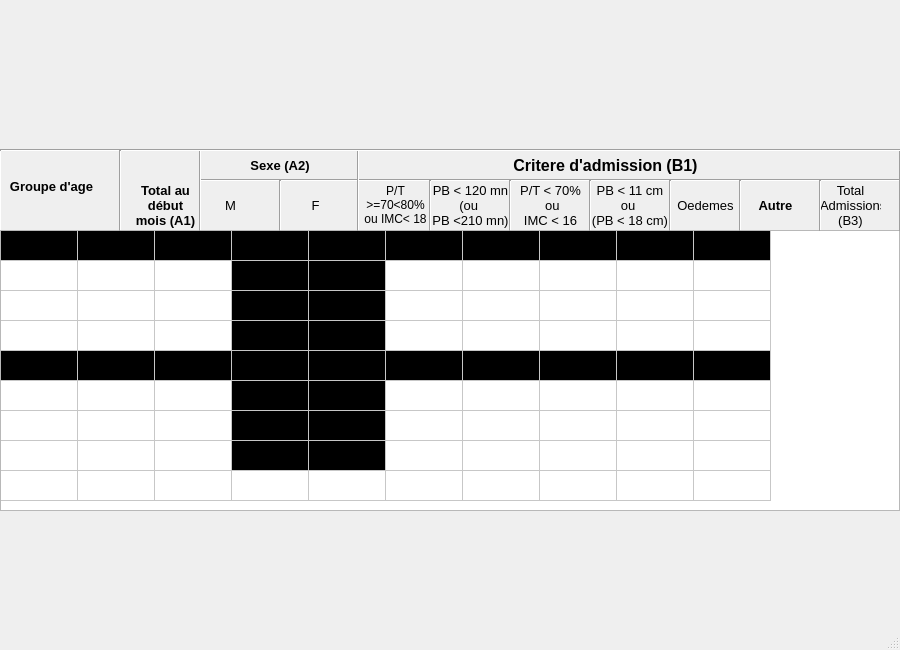
<?xml version="1.0" encoding="UTF-8"?>
<ui version="4.0">
 <class>MainWindow</class>
 <widget class="QMainWindow" name="MainWindow">
  <property name="geometry">
   <rect>
    <x>0</x>
    <y>0</y>
    <width>900</width>
    <height>650</height>
   </rect>
  </property>
  <property name="windowTitle">
   <string>MainWindow</string>
  </property>
  <widget class="QWidget" name="centralwidget">
   <widget class="QTableWidget" name="tableWidget">
    <property name="geometry">
     <rect>
      <x>0</x>
      <y>230</y>
      <width>900</width>
      <height>281</height>
     </rect>
    </property>
    <property name="maximumSize">
     <size>
      <width>900</width>
      <height>16777215</height>
     </size>
    </property>
    <property name="toolTip">
     <string>&lt;!DOCTYPE HTML PUBLIC &quot;-//W3C//DTD HTML 4.0//EN&quot; &quot;http://www.w3.org/TR/REC-html40/strict.dtd&quot;&gt;
&lt;html&gt;&lt;head&gt;&lt;meta name=&quot;qrichtext&quot; content=&quot;1&quot; /&gt;&lt;style type=&quot;text/css&quot;&gt;
p, li { white-space: pre-wrap; }
&lt;/style&gt;&lt;/head&gt;&lt;body style=&quot; font-family:'Ubuntu'; font-size:11pt; font-weight:400; font-style:normal;&quot;&gt;
&lt;p align=&quot;center&quot; style=&quot;-qt-paragraph-type:empty; margin-top:0px; margin-bottom:0px; margin-left:0px; margin-right:0px; -qt-block-indent:0; text-indent:0px;&quot;&gt;&lt;/p&gt;&lt;/body&gt;&lt;/html&gt;</string>
    </property>
    <property name="alternatingRowColors">
     <bool>false</bool>
    </property>
    <property name="showGrid">
     <bool>true</bool>
    </property>
    <property name="wordWrap">
     <bool>true</bool>
    </property>
    <property name="cornerButtonEnabled">
     <bool>true</bool>
    </property>
    <property name="rowCount">
     <number>9</number>
    </property>
    <property name="columnCount">
     <number>10</number>
    </property>
    <attribute name="horizontalHeaderVisible">
     <bool>false</bool>
    </attribute>
    <attribute name="horizontalHeaderDefaultSectionSize">
     <number>77</number>
    </attribute>
    <attribute name="horizontalHeaderHighlightSections">
     <bool>true</bool>
    </attribute>
    <attribute name="verticalHeaderVisible">
     <bool>false</bool>
    </attribute>
    <attribute name="verticalHeaderHighlightSections">
     <bool>true</bool>
    </attribute>
    <row>
     <property name="text">
      <string>URENI 1</string>
     </property>
     <property name="font">
      <font>
       <weight>75</weight>
       <bold>true</bold>
      </font>
     </property>
    </row>
    <row>
     <property name="text">
      <string>&lt; 6 mois</string>
     </property>
    </row>
    <row>
     <property name="text">
      <string>6 - 59 mois</string>
     </property>
    </row>
    <row>
     <property name="text">
      <string>&gt; 59 mois</string>
     </property>
    </row>
    <row>
     <property name="text">
      <string>URENAS 2</string>
     </property>
     <property name="font">
      <font>
       <weight>75</weight>
       <bold>true</bold>
      </font>
     </property>
    </row>
    <row>
     <property name="text">
      <string>6 - 59 mois</string>
     </property>
    </row>
    <row>
     <property name="text">
      <string>&gt; 59 mois</string>
     </property>
    </row>
    <row>
     <property name="text">
      <string>Suivi de URENI 1</string>
     </property>
    </row>
    <row>
     <property name="text">
      <string>TOTAL</string>
     </property>
     <property name="font">
      <font>
       <weight>75</weight>
       <bold>true</bold>
      </font>
     </property>
    </row>
    <column>
     <property name="text">
      <string/>
     </property>
    </column>
    <column>
     <property name="text">
      <string/>
     </property>
    </column>
    <column>
     <property name="text">
      <string/>
     </property>
    </column>
    <column>
     <property name="text">
      <string/>
     </property>
    </column>
    <column>
     <property name="text">
      <string/>
     </property>
    </column>
    <column>
     <property name="text">
      <string/>
     </property>
    </column>
    <column>
     <property name="text">
      <string/>
     </property>
    </column>
    <column>
     <property name="text">
      <string/>
     </property>
    </column>
    <column>
     <property name="text">
      <string/>
     </property>
    </column>
    <column>
     <property name="text">
      <string/>
     </property>
    </column>
    <item row="0" column="0">
     <property name="text">
      <string/>
     </property>
     <property name="background">
      <brush brushstyle="SolidPattern">
       <color alpha="255">
        <red>0</red>
        <green>0</green>
        <blue>0</blue>
       </color>
      </brush>
     </property>
     <property name="foreground">
      <brush brushstyle="SolidPattern">
       <color alpha="255">
        <red>0</red>
        <green>0</green>
        <blue>0</blue>
       </color>
      </brush>
     </property>
    </item>
    <item row="0" column="1">
     <property name="text">
      <string/>
     </property>
     <property name="background">
      <brush brushstyle="SolidPattern">
       <color alpha="255">
        <red>0</red>
        <green>0</green>
        <blue>0</blue>
       </color>
      </brush>
     </property>
    </item>
    <item row="0" column="2">
     <property name="text">
      <string/>
     </property>
     <property name="background">
      <brush brushstyle="SolidPattern">
       <color alpha="255">
        <red>0</red>
        <green>0</green>
        <blue>0</blue>
       </color>
      </brush>
     </property>
    </item>
    <item row="0" column="3">
     <property name="text">
      <string/>
     </property>
     <property name="background">
      <brush brushstyle="SolidPattern">
       <color alpha="255">
        <red>0</red>
        <green>0</green>
        <blue>0</blue>
       </color>
      </brush>
     </property>
    </item>
    <item row="0" column="4">
     <property name="text">
      <string/>
     </property>
     <property name="background">
      <brush brushstyle="SolidPattern">
       <color alpha="255">
        <red>0</red>
        <green>0</green>
        <blue>0</blue>
       </color>
      </brush>
     </property>
    </item>
    <item row="0" column="5">
     <property name="text">
      <string/>
     </property>
     <property name="background">
      <brush brushstyle="SolidPattern">
       <color alpha="255">
        <red>0</red>
        <green>0</green>
        <blue>0</blue>
       </color>
      </brush>
     </property>
    </item>
    <item row="0" column="6">
     <property name="text">
      <string/>
     </property>
     <property name="background">
      <brush brushstyle="SolidPattern">
       <color alpha="255">
        <red>0</red>
        <green>0</green>
        <blue>0</blue>
       </color>
      </brush>
     </property>
    </item>
    <item row="0" column="7">
     <property name="text">
      <string/>
     </property>
     <property name="background">
      <brush brushstyle="SolidPattern">
       <color alpha="255">
        <red>0</red>
        <green>0</green>
        <blue>0</blue>
       </color>
      </brush>
     </property>
    </item>
    <item row="0" column="8">
     <property name="text">
      <string/>
     </property>
     <property name="background">
      <brush brushstyle="SolidPattern">
       <color alpha="255">
        <red>0</red>
        <green>0</green>
        <blue>0</blue>
       </color>
      </brush>
     </property>
    </item>
    <item row="0" column="9">
     <property name="text">
      <string/>
     </property>
     <property name="background">
      <brush brushstyle="SolidPattern">
       <color alpha="255">
        <red>0</red>
        <green>0</green>
        <blue>0</blue>
       </color>
      </brush>
     </property>
    </item>
    <item row="1" column="2">
     <property name="text">
      <string/>
     </property>
     <property name="background">
      <brush brushstyle="NoBrush">
       <color alpha="255">
        <red>0</red>
        <green>0</green>
        <blue>0</blue>
       </color>
      </brush>
     </property>
    </item>
    <item row="1" column="3">
     <property name="text">
      <string/>
     </property>
     <property name="background">
      <brush brushstyle="SolidPattern">
       <color alpha="255">
        <red>0</red>
        <green>0</green>
        <blue>0</blue>
       </color>
      </brush>
     </property>
    </item>
    <item row="1" column="4">
     <property name="text">
      <string/>
     </property>
     <property name="background">
      <brush brushstyle="SolidPattern">
       <color alpha="255">
        <red>0</red>
        <green>0</green>
        <blue>0</blue>
       </color>
      </brush>
     </property>
    </item>
    <item row="2" column="2">
     <property name="text">
      <string/>
     </property>
     <property name="background">
      <brush brushstyle="NoBrush">
       <color alpha="255">
        <red>0</red>
        <green>0</green>
        <blue>0</blue>
       </color>
      </brush>
     </property>
    </item>
    <item row="2" column="3">
     <property name="text">
      <string/>
     </property>
     <property name="background">
      <brush brushstyle="SolidPattern">
       <color alpha="255">
        <red>0</red>
        <green>0</green>
        <blue>0</blue>
       </color>
      </brush>
     </property>
    </item>
    <item row="2" column="4">
     <property name="text">
      <string/>
     </property>
     <property name="background">
      <brush brushstyle="SolidPattern">
       <color alpha="255">
        <red>0</red>
        <green>0</green>
        <blue>0</blue>
       </color>
      </brush>
     </property>
    </item>
    <item row="3" column="2">
     <property name="text">
      <string/>
     </property>
     <property name="background">
      <brush brushstyle="NoBrush">
       <color alpha="255">
        <red>0</red>
        <green>0</green>
        <blue>0</blue>
       </color>
      </brush>
     </property>
    </item>
    <item row="3" column="3">
     <property name="text">
      <string/>
     </property>
     <property name="background">
      <brush brushstyle="SolidPattern">
       <color alpha="255">
        <red>0</red>
        <green>0</green>
        <blue>0</blue>
       </color>
      </brush>
     </property>
    </item>
    <item row="3" column="4">
     <property name="text">
      <string/>
     </property>
     <property name="background">
      <brush brushstyle="SolidPattern">
       <color alpha="255">
        <red>0</red>
        <green>0</green>
        <blue>0</blue>
       </color>
      </brush>
     </property>
    </item>
    <item row="4" column="0">
     <property name="text">
      <string/>
     </property>
     <property name="background">
      <brush brushstyle="SolidPattern">
       <color alpha="255">
        <red>0</red>
        <green>0</green>
        <blue>0</blue>
       </color>
      </brush>
     </property>
    </item>
    <item row="4" column="1">
     <property name="text">
      <string/>
     </property>
     <property name="background">
      <brush brushstyle="SolidPattern">
       <color alpha="255">
        <red>0</red>
        <green>0</green>
        <blue>0</blue>
       </color>
      </brush>
     </property>
    </item>
    <item row="4" column="2">
     <property name="text">
      <string/>
     </property>
     <property name="background">
      <brush brushstyle="SolidPattern">
       <color alpha="255">
        <red>0</red>
        <green>0</green>
        <blue>0</blue>
       </color>
      </brush>
     </property>
    </item>
    <item row="4" column="3">
     <property name="text">
      <string/>
     </property>
     <property name="background">
      <brush brushstyle="SolidPattern">
       <color alpha="255">
        <red>0</red>
        <green>0</green>
        <blue>0</blue>
       </color>
      </brush>
     </property>
    </item>
    <item row="4" column="4">
     <property name="text">
      <string/>
     </property>
     <property name="background">
      <brush brushstyle="SolidPattern">
       <color alpha="255">
        <red>0</red>
        <green>0</green>
        <blue>0</blue>
       </color>
      </brush>
     </property>
    </item>
    <item row="4" column="5">
     <property name="text">
      <string/>
     </property>
     <property name="background">
      <brush brushstyle="SolidPattern">
       <color alpha="255">
        <red>0</red>
        <green>0</green>
        <blue>0</blue>
       </color>
      </brush>
     </property>
    </item>
    <item row="4" column="6">
     <property name="text">
      <string/>
     </property>
     <property name="background">
      <brush brushstyle="SolidPattern">
       <color alpha="255">
        <red>0</red>
        <green>0</green>
        <blue>0</blue>
       </color>
      </brush>
     </property>
    </item>
    <item row="4" column="7">
     <property name="text">
      <string/>
     </property>
     <property name="background">
      <brush brushstyle="SolidPattern">
       <color alpha="255">
        <red>0</red>
        <green>0</green>
        <blue>0</blue>
       </color>
      </brush>
     </property>
    </item>
    <item row="4" column="8">
     <property name="text">
      <string/>
     </property>
     <property name="background">
      <brush brushstyle="SolidPattern">
       <color alpha="255">
        <red>0</red>
        <green>0</green>
        <blue>0</blue>
       </color>
      </brush>
     </property>
    </item>
    <item row="4" column="9">
     <property name="text">
      <string/>
     </property>
     <property name="background">
      <brush brushstyle="SolidPattern">
       <color alpha="255">
        <red>0</red>
        <green>0</green>
        <blue>0</blue>
       </color>
      </brush>
     </property>
    </item>
    <item row="5" column="3">
     <property name="background">
      <brush brushstyle="SolidPattern">
       <color alpha="255">
        <red>0</red>
        <green>0</green>
        <blue>0</blue>
       </color>
      </brush>
     </property>
    </item>
    <item row="5" column="4">
     <property name="text">
      <string/>
     </property>
     <property name="background">
      <brush brushstyle="SolidPattern">
       <color alpha="255">
        <red>0</red>
        <green>0</green>
        <blue>0</blue>
       </color>
      </brush>
     </property>
    </item>
    <item row="5" column="5">
     <property name="text">
      <string/>
     </property>
     <property name="background">
      <brush brushstyle="NoBrush">
       <color alpha="255">
        <red>0</red>
        <green>0</green>
        <blue>0</blue>
       </color>
      </brush>
     </property>
    </item>
    <item row="5" column="6">
     <property name="text">
      <string/>
     </property>
     <property name="background">
      <brush brushstyle="NoBrush">
       <color alpha="255">
        <red>0</red>
        <green>0</green>
        <blue>0</blue>
       </color>
      </brush>
     </property>
    </item>
    <item row="5" column="7">
     <property name="text">
      <string/>
     </property>
     <property name="background">
      <brush brushstyle="NoBrush">
       <color alpha="255">
        <red>0</red>
        <green>0</green>
        <blue>0</blue>
       </color>
      </brush>
     </property>
    </item>
    <item row="6" column="3">
     <property name="background">
      <brush brushstyle="SolidPattern">
       <color alpha="255">
        <red>0</red>
        <green>0</green>
        <blue>0</blue>
       </color>
      </brush>
     </property>
    </item>
    <item row="6" column="4">
     <property name="text">
      <string/>
     </property>
     <property name="background">
      <brush brushstyle="SolidPattern">
       <color alpha="255">
        <red>0</red>
        <green>0</green>
        <blue>0</blue>
       </color>
      </brush>
     </property>
    </item>
    <item row="6" column="5">
     <property name="text">
      <string/>
     </property>
     <property name="background">
      <brush brushstyle="NoBrush">
       <color alpha="255">
        <red>0</red>
        <green>0</green>
        <blue>0</blue>
       </color>
      </brush>
     </property>
    </item>
    <item row="6" column="6">
     <property name="text">
      <string/>
     </property>
     <property name="background">
      <brush brushstyle="NoBrush">
       <color alpha="255">
        <red>0</red>
        <green>0</green>
        <blue>0</blue>
       </color>
      </brush>
     </property>
    </item>
    <item row="6" column="7">
     <property name="text">
      <string/>
     </property>
     <property name="background">
      <brush brushstyle="NoBrush">
       <color alpha="255">
        <red>0</red>
        <green>0</green>
        <blue>0</blue>
       </color>
      </brush>
     </property>
    </item>
    <item row="7" column="3">
     <property name="background">
      <brush brushstyle="SolidPattern">
       <color alpha="255">
        <red>0</red>
        <green>0</green>
        <blue>0</blue>
       </color>
      </brush>
     </property>
    </item>
    <item row="7" column="4">
     <property name="text">
      <string/>
     </property>
     <property name="background">
      <brush brushstyle="SolidPattern">
       <color alpha="255">
        <red>0</red>
        <green>0</green>
        <blue>0</blue>
       </color>
      </brush>
     </property>
    </item>
    <item row="7" column="5">
     <property name="text">
      <string/>
     </property>
     <property name="background">
      <brush brushstyle="NoBrush">
       <color alpha="255">
        <red>0</red>
        <green>0</green>
        <blue>0</blue>
       </color>
      </brush>
     </property>
    </item>
    <item row="7" column="6">
     <property name="text">
      <string/>
     </property>
     <property name="background">
      <brush brushstyle="NoBrush">
       <color alpha="255">
        <red>0</red>
        <green>0</green>
        <blue>0</blue>
       </color>
      </brush>
     </property>
    </item>
    <item row="7" column="7">
     <property name="text">
      <string/>
     </property>
     <property name="background">
      <brush brushstyle="NoBrush">
       <color alpha="255">
        <red>0</red>
        <green>0</green>
        <blue>0</blue>
       </color>
      </brush>
     </property>
    </item>
   </widget>
   <widget class="QLabel" name="label_2">
    <property name="geometry">
     <rect>
      <x>370</x>
      <y>150</y>
      <width>471</width>
      <height>31</height>
     </rect>
    </property>
    <property name="text">
     <string>&lt;!DOCTYPE HTML PUBLIC &quot;-//W3C//DTD HTML 4.0//EN&quot; &quot;http://www.w3.org/TR/REC-html40/strict.dtd&quot;&gt;
&lt;html&gt;&lt;head&gt;&lt;meta name=&quot;qrichtext&quot; content=&quot;1&quot; /&gt;&lt;style type=&quot;text/css&quot;&gt;
p, li { white-space: pre-wrap; }
&lt;/style&gt;&lt;/head&gt;&lt;body style=&quot; font-family:'Ubuntu'; font-size:11pt; font-weight:400; font-style:normal;&quot;&gt;
&lt;p align=&quot;center&quot; style=&quot; margin-top:0px; margin-bottom:0px; margin-left:0px; margin-right:0px; -qt-block-indent:0; text-indent:0px;&quot;&gt;&lt;span style=&quot; font-size:12pt; font-weight:600;&quot;&gt;Critere d'admission (B1)&lt;/span&gt;&lt;/p&gt;&lt;/body&gt;&lt;/html&gt;</string>
    </property>
   </widget>
   <widget class="QLabel" name="label_3">
    <property name="geometry">
     <rect>
      <x>130</x>
      <y>180</y>
      <width>71</width>
      <height>51</height>
     </rect>
    </property>
    <property name="text">
     <string>&lt;!DOCTYPE HTML PUBLIC &quot;-//W3C//DTD HTML 4.0//EN&quot; &quot;http://www.w3.org/TR/REC-html40/strict.dtd&quot;&gt;
&lt;html&gt;&lt;head&gt;&lt;meta name=&quot;qrichtext&quot; content=&quot;1&quot; /&gt;&lt;style type=&quot;text/css&quot;&gt;
p, li { white-space: pre-wrap; }
&lt;/style&gt;&lt;/head&gt;&lt;body style=&quot; font-family:'Ubuntu'; font-size:11pt; font-weight:400; font-style:normal;&quot;&gt;
&lt;p align=&quot;center&quot; style=&quot; margin-top:0px; margin-bottom:0px; margin-left:0px; margin-right:0px; -qt-block-indent:0; text-indent:0px;&quot;&gt;&lt;span style=&quot; font-size:10pt; font-weight:600;&quot;&gt;Total au&lt;/span&gt;&lt;/p&gt;
&lt;p align=&quot;center&quot; style=&quot; margin-top:0px; margin-bottom:0px; margin-left:0px; margin-right:0px; -qt-block-indent:0; text-indent:0px;&quot;&gt;&lt;span style=&quot; font-size:10pt; font-weight:600;&quot;&gt;début&lt;/span&gt;&lt;/p&gt;
&lt;p align=&quot;center&quot; style=&quot; margin-top:0px; margin-bottom:0px; margin-left:0px; margin-right:0px; -qt-block-indent:0; text-indent:0px;&quot;&gt;&lt;span style=&quot; font-size:10pt; font-weight:600;&quot;&gt;mois (A1)&lt;/span&gt;&lt;/p&gt;&lt;/body&gt;&lt;/html&gt;</string>
    </property>
   </widget>
   <widget class="QLabel" name="label_4">
    <property name="geometry">
     <rect>
      <x>670</x>
      <y>190</y>
      <width>71</width>
      <height>31</height>
     </rect>
    </property>
    <property name="text">
     <string>&lt;!DOCTYPE HTML PUBLIC &quot;-//W3C//DTD HTML 4.0//EN&quot; &quot;http://www.w3.org/TR/REC-html40/strict.dtd&quot;&gt;
&lt;html&gt;&lt;head&gt;&lt;meta name=&quot;qrichtext&quot; content=&quot;1&quot; /&gt;&lt;style type=&quot;text/css&quot;&gt;
p, li { white-space: pre-wrap; }
&lt;/style&gt;&lt;/head&gt;&lt;body style=&quot; font-family:'Ubuntu'; font-size:11pt; font-weight:400; font-style:normal;&quot;&gt;
&lt;p align=&quot;center&quot; style=&quot; margin-top:0px; margin-bottom:0px; margin-left:0px; margin-right:0px; -qt-block-indent:0; text-indent:0px;&quot;&gt;&lt;span style=&quot; font-size:10pt;&quot;&gt;Oedemes&lt;/span&gt;&lt;/p&gt;&lt;/body&gt;&lt;/html&gt;</string>
    </property>
   </widget>
   <widget class="QLabel" name="label_5">
    <property name="geometry">
     <rect>
      <x>360</x>
      <y>180</y>
      <width>71</width>
      <height>51</height>
     </rect>
    </property>
    <property name="text">
     <string>&lt;!DOCTYPE HTML PUBLIC &quot;-//W3C//DTD HTML 4.0//EN&quot; &quot;http://www.w3.org/TR/REC-html40/strict.dtd&quot;&gt;
&lt;html&gt;&lt;head&gt;&lt;meta name=&quot;qrichtext&quot; content=&quot;1&quot; /&gt;&lt;style type=&quot;text/css&quot;&gt;
p, li { white-space: pre-wrap; }
&lt;/style&gt;&lt;/head&gt;&lt;body style=&quot; font-family:'Ubuntu'; font-size:11pt; font-weight:400; font-style:normal;&quot;&gt;
&lt;p align=&quot;center&quot; style=&quot; margin-top:0px; margin-bottom:0px; margin-left:0px; margin-right:0px; -qt-block-indent:0; text-indent:0px;&quot;&gt;&lt;span style=&quot; font-size:9pt;&quot;&gt;P/T&lt;/span&gt;&lt;/p&gt;
&lt;p align=&quot;center&quot; style=&quot; margin-top:0px; margin-bottom:0px; margin-left:0px; margin-right:0px; -qt-block-indent:0; text-indent:0px;&quot;&gt;&lt;span style=&quot; font-size:9pt;&quot;&gt;&amp;gt;=70&amp;lt;80%&lt;/span&gt;&lt;/p&gt;
&lt;p align=&quot;center&quot; style=&quot; margin-top:0px; margin-bottom:0px; margin-left:0px; margin-right:0px; -qt-block-indent:0; text-indent:0px;&quot;&gt;&lt;span style=&quot; font-size:9pt;&quot;&gt;ou IMC&amp;lt; 18&lt;/span&gt;&lt;/p&gt;&lt;/body&gt;&lt;/html&gt;</string>
    </property>
   </widget>
   <widget class="QLabel" name="label_6">
    <property name="geometry">
     <rect>
      <x>430</x>
      <y>180</y>
      <width>81</width>
      <height>51</height>
     </rect>
    </property>
    <property name="text">
     <string>&lt;!DOCTYPE HTML PUBLIC &quot;-//W3C//DTD HTML 4.0//EN&quot; &quot;http://www.w3.org/TR/REC-html40/strict.dtd&quot;&gt;
&lt;html&gt;&lt;head&gt;&lt;meta name=&quot;qrichtext&quot; content=&quot;1&quot; /&gt;&lt;style type=&quot;text/css&quot;&gt;
p, li { white-space: pre-wrap; }
&lt;/style&gt;&lt;/head&gt;&lt;body style=&quot; font-family:'Ubuntu'; font-size:11pt; font-weight:400; font-style:normal;&quot;&gt;
&lt;p align=&quot;center&quot; style=&quot; margin-top:0px; margin-bottom:0px; margin-left:0px; margin-right:0px; -qt-block-indent:0; text-indent:0px;&quot;&gt;&lt;span style=&quot; font-size:10pt;&quot;&gt;PB &amp;lt; 120 mn&lt;/span&gt;&lt;/p&gt;
&lt;p align=&quot;center&quot; style=&quot; margin-top:0px; margin-bottom:0px; margin-left:0px; margin-right:0px; -qt-block-indent:0; text-indent:0px;&quot;&gt;&lt;span style=&quot; font-size:10pt;&quot;&gt;(ou &lt;/span&gt;&lt;/p&gt;
&lt;p align=&quot;center&quot; style=&quot; margin-top:0px; margin-bottom:0px; margin-left:0px; margin-right:0px; -qt-block-indent:0; text-indent:0px;&quot;&gt;&lt;span style=&quot; font-size:10pt;&quot;&gt;PB &amp;lt;210 mn)&lt;/span&gt;&lt;/p&gt;&lt;/body&gt;&lt;/html&gt;</string>
    </property>
   </widget>
   <widget class="QLabel" name="label_7">
    <property name="geometry">
     <rect>
      <x>510</x>
      <y>180</y>
      <width>81</width>
      <height>51</height>
     </rect>
    </property>
    <property name="text">
     <string>&lt;!DOCTYPE HTML PUBLIC &quot;-//W3C//DTD HTML 4.0//EN&quot; &quot;http://www.w3.org/TR/REC-html40/strict.dtd&quot;&gt;
&lt;html&gt;&lt;head&gt;&lt;meta name=&quot;qrichtext&quot; content=&quot;1&quot; /&gt;&lt;style type=&quot;text/css&quot;&gt;
p, li { white-space: pre-wrap; }
&lt;/style&gt;&lt;/head&gt;&lt;body style=&quot; font-family:'Ubuntu'; font-size:11pt; font-weight:400; font-style:normal;&quot;&gt;
&lt;p align=&quot;center&quot; style=&quot; margin-top:0px; margin-bottom:0px; margin-left:0px; margin-right:0px; -qt-block-indent:0; text-indent:0px;&quot;&gt;&lt;span style=&quot; font-size:10pt;&quot;&gt;P/T &amp;lt; 70%&lt;/span&gt;&lt;/p&gt;
&lt;p align=&quot;center&quot; style=&quot; margin-top:0px; margin-bottom:0px; margin-left:0px; margin-right:0px; -qt-block-indent:0; text-indent:0px;&quot;&gt;&lt;span style=&quot; font-size:10pt;&quot;&gt; ou&lt;/span&gt;&lt;/p&gt;
&lt;p align=&quot;center&quot; style=&quot; margin-top:0px; margin-bottom:0px; margin-left:0px; margin-right:0px; -qt-block-indent:0; text-indent:0px;&quot;&gt;&lt;span style=&quot; font-size:10pt;&quot;&gt;IMC &amp;lt; 16&lt;/span&gt;&lt;/p&gt;&lt;/body&gt;&lt;/html&gt;</string>
    </property>
   </widget>
   <widget class="QLabel" name="label_8">
    <property name="geometry">
     <rect>
      <x>590</x>
      <y>180</y>
      <width>80</width>
      <height>51</height>
     </rect>
    </property>
    <property name="text">
     <string>&lt;!DOCTYPE HTML PUBLIC &quot;-//W3C//DTD HTML 4.0//EN&quot; &quot;http://www.w3.org/TR/REC-html40/strict.dtd&quot;&gt;
&lt;html&gt;&lt;head&gt;&lt;meta name=&quot;qrichtext&quot; content=&quot;1&quot; /&gt;&lt;style type=&quot;text/css&quot;&gt;
p, li { white-space: pre-wrap; }
&lt;/style&gt;&lt;/head&gt;&lt;body style=&quot; font-family:'Ubuntu'; font-size:11pt; font-weight:400; font-style:normal;&quot;&gt;
&lt;p align=&quot;center&quot; style=&quot; margin-top:0px; margin-bottom:0px; margin-left:0px; margin-right:0px; -qt-block-indent:0; text-indent:0px;&quot;&gt;&lt;span style=&quot; font-size:10pt;&quot;&gt;PB &amp;lt; 11 cm&lt;/span&gt;&lt;/p&gt;
&lt;p align=&quot;center&quot; style=&quot; margin-top:0px; margin-bottom:0px; margin-left:0px; margin-right:0px; -qt-block-indent:0; text-indent:0px;&quot;&gt;&lt;span style=&quot; font-size:10pt;&quot;&gt;ou &lt;/span&gt;&lt;/p&gt;
&lt;p align=&quot;center&quot; style=&quot; margin-top:0px; margin-bottom:0px; margin-left:0px; margin-right:0px; -qt-block-indent:0; text-indent:0px;&quot;&gt;&lt;span style=&quot; font-size:10pt;&quot;&gt;(PB &amp;lt; 18 cm)&lt;/span&gt;&lt;/p&gt;&lt;/body&gt;&lt;/html&gt;</string>
    </property>
   </widget>
   <widget class="QLabel" name="label_9">
    <property name="geometry">
     <rect>
      <x>200</x>
      <y>150</y>
      <width>160</width>
      <height>31</height>
     </rect>
    </property>
    <property name="text">
     <string>&lt;!DOCTYPE HTML PUBLIC &quot;-//W3C//DTD HTML 4.0//EN&quot; &quot;http://www.w3.org/TR/REC-html40/strict.dtd&quot;&gt;
&lt;html&gt;&lt;head&gt;&lt;meta name=&quot;qrichtext&quot; content=&quot;1&quot; /&gt;&lt;style type=&quot;text/css&quot;&gt;
p, li { white-space: pre-wrap; }
&lt;/style&gt;&lt;/head&gt;&lt;body style=&quot; font-family:'Ubuntu'; font-size:11pt; font-weight:400; font-style:normal;&quot;&gt;
&lt;p align=&quot;center&quot; style=&quot; margin-top:0px; margin-bottom:0px; margin-left:0px; margin-right:0px; -qt-block-indent:0; text-indent:0px;&quot;&gt;&lt;span style=&quot; font-size:10pt; font-weight:600;&quot;&gt;Sexe (A2)&lt;/span&gt;&lt;/p&gt;&lt;/body&gt;&lt;/html&gt;</string>
    </property>
   </widget>
   <widget class="QLabel" name="label_10">
    <property name="geometry">
     <rect>
      <x>200</x>
      <y>190</y>
      <width>61</width>
      <height>31</height>
     </rect>
    </property>
    <property name="text">
     <string>&lt;!DOCTYPE HTML PUBLIC &quot;-//W3C//DTD HTML 4.0//EN&quot; &quot;http://www.w3.org/TR/REC-html40/strict.dtd&quot;&gt;
&lt;html&gt;&lt;head&gt;&lt;meta name=&quot;qrichtext&quot; content=&quot;1&quot; /&gt;&lt;style type=&quot;text/css&quot;&gt;
p, li { white-space: pre-wrap; }
&lt;/style&gt;&lt;/head&gt;&lt;body style=&quot; font-family:'Ubuntu'; font-size:11pt; font-weight:400; font-style:normal;&quot;&gt;
&lt;p align=&quot;center&quot; style=&quot; margin-top:0px; margin-bottom:0px; margin-left:0px; margin-right:0px; -qt-block-indent:0; text-indent:0px;&quot;&gt;&lt;span style=&quot; font-size:10pt;&quot;&gt;M&lt;/span&gt;&lt;/p&gt;&lt;/body&gt;&lt;/html&gt;</string>
    </property>
   </widget>
   <widget class="QLabel" name="label_11">
    <property name="geometry">
     <rect>
      <x>290</x>
      <y>190</y>
      <width>51</width>
      <height>31</height>
     </rect>
    </property>
    <property name="text">
     <string>&lt;!DOCTYPE HTML PUBLIC &quot;-//W3C//DTD HTML 4.0//EN&quot; &quot;http://www.w3.org/TR/REC-html40/strict.dtd&quot;&gt;
&lt;html&gt;&lt;head&gt;&lt;meta name=&quot;qrichtext&quot; content=&quot;1&quot; /&gt;&lt;style type=&quot;text/css&quot;&gt;
p, li { white-space: pre-wrap; }
&lt;/style&gt;&lt;/head&gt;&lt;body style=&quot; font-family:'Ubuntu'; font-size:11pt; font-weight:400; font-style:normal;&quot;&gt;
&lt;p align=&quot;center&quot; style=&quot; margin-top:0px; margin-bottom:0px; margin-left:0px; margin-right:0px; -qt-block-indent:0; text-indent:0px;&quot;&gt;&lt;span style=&quot; font-size:10pt;&quot;&gt;F&lt;/span&gt;&lt;/p&gt;&lt;/body&gt;&lt;/html&gt;</string>
    </property>
   </widget>
   <widget class="QLabel" name="label">
    <property name="geometry">
     <rect>
      <x>-4</x>
      <y>166</y>
      <width>111</width>
      <height>41</height>
     </rect>
    </property>
    <property name="text">
     <string>&lt;!DOCTYPE HTML PUBLIC &quot;-//W3C//DTD HTML 4.0//EN&quot; &quot;http://www.w3.org/TR/REC-html40/strict.dtd&quot;&gt;
&lt;html&gt;&lt;head&gt;&lt;meta name=&quot;qrichtext&quot; content=&quot;1&quot; /&gt;&lt;style type=&quot;text/css&quot;&gt;
p, li { white-space: pre-wrap; }
&lt;/style&gt;&lt;/head&gt;&lt;body style=&quot; font-family:'Ubuntu'; font-size:11pt; font-weight:400; font-style:normal;&quot;&gt;
&lt;p align=&quot;center&quot; style=&quot; margin-top:0px; margin-bottom:0px; margin-left:0px; margin-right:0px; -qt-block-indent:0; text-indent:0px;&quot;&gt;&lt;span style=&quot; font-size:10pt; font-weight:600;&quot;&gt;Groupe d'age&lt;/span&gt;&lt;/p&gt;&lt;/body&gt;&lt;/html&gt;</string>
    </property>
   </widget>
   <widget class="QLabel" name="label_12">
    <property name="geometry">
     <rect>
      <x>740</x>
      <y>190</y>
      <width>71</width>
      <height>31</height>
     </rect>
    </property>
    <property name="text">
     <string>&lt;!DOCTYPE HTML PUBLIC &quot;-//W3C//DTD HTML 4.0//EN&quot; &quot;http://www.w3.org/TR/REC-html40/strict.dtd&quot;&gt;
&lt;html&gt;&lt;head&gt;&lt;meta name=&quot;qrichtext&quot; content=&quot;1&quot; /&gt;&lt;style type=&quot;text/css&quot;&gt;
p, li { white-space: pre-wrap; }
&lt;/style&gt;&lt;/head&gt;&lt;body style=&quot; font-family:'Ubuntu'; font-size:11pt; font-weight:400; font-style:normal;&quot;&gt;
&lt;p align=&quot;center&quot; style=&quot; margin-top:0px; margin-bottom:0px; margin-left:0px; margin-right:0px; -qt-block-indent:0; text-indent:0px;&quot;&gt;&lt;span style=&quot; font-size:10pt; font-weight:600;&quot;&gt;Autre&lt;/span&gt;&lt;/p&gt;&lt;/body&gt;&lt;/html&gt;</string>
    </property>
   </widget>
   <widget class="QLabel" name="label_13">
    <property name="geometry">
     <rect>
      <x>820</x>
      <y>180</y>
      <width>61</width>
      <height>51</height>
     </rect>
    </property>
    <property name="text">
     <string>&lt;!DOCTYPE HTML PUBLIC &quot;-//W3C//DTD HTML 4.0//EN&quot; &quot;http://www.w3.org/TR/REC-html40/strict.dtd&quot;&gt;
&lt;html&gt;&lt;head&gt;&lt;meta name=&quot;qrichtext&quot; content=&quot;1&quot; /&gt;&lt;style type=&quot;text/css&quot;&gt;
p, li { white-space: pre-wrap; }
&lt;/style&gt;&lt;/head&gt;&lt;body style=&quot; font-family:'Ubuntu'; font-size:11pt; font-weight:400; font-style:normal;&quot;&gt;
&lt;p align=&quot;center&quot; style=&quot; margin-top:0px; margin-bottom:0px; margin-left:0px; margin-right:0px; -qt-block-indent:0; text-indent:0px;&quot;&gt;&lt;span style=&quot; font-size:10pt;&quot;&gt;Total&lt;/span&gt;&lt;/p&gt;
&lt;p align=&quot;center&quot; style=&quot; margin-top:0px; margin-bottom:0px; margin-left:0px; margin-right:0px; -qt-block-indent:0; text-indent:0px;&quot;&gt;&lt;span style=&quot; font-size:10pt;&quot;&gt;Admissions&lt;/span&gt;&lt;/p&gt;
&lt;p align=&quot;center&quot; style=&quot; margin-top:0px; margin-bottom:0px; margin-left:0px; margin-right:0px; -qt-block-indent:0; text-indent:0px;&quot;&gt;&lt;span style=&quot; font-size:10pt;&quot;&gt;(B3)&lt;/span&gt;&lt;/p&gt;&lt;/body&gt;&lt;/html&gt;</string>
    </property>
   </widget>
   <widget class="Line" name="line">
    <property name="geometry">
     <rect>
      <x>200</x>
      <y>170</y>
      <width>701</width>
      <height>21</height>
     </rect>
    </property>
    <property name="orientation">
     <enum>Qt::Horizontal</enum>
    </property>
   </widget>
   <widget class="Line" name="line_2">
    <property name="geometry">
     <rect>
      <x>190</x>
      <y>150</y>
      <width>20</width>
      <height>81</height>
     </rect>
    </property>
    <property name="orientation">
     <enum>Qt::Vertical</enum>
    </property>
   </widget>
   <widget class="Line" name="line_3">
    <property name="geometry">
     <rect>
      <x>660</x>
      <y>180</y>
      <width>20</width>
      <height>51</height>
     </rect>
    </property>
    <property name="orientation">
     <enum>Qt::Vertical</enum>
    </property>
   </widget>
   <widget class="Line" name="line_4">
    <property name="geometry">
     <rect>
      <x>580</x>
      <y>180</y>
      <width>20</width>
      <height>51</height>
     </rect>
    </property>
    <property name="orientation">
     <enum>Qt::Vertical</enum>
    </property>
   </widget>
   <widget class="Line" name="line_5">
    <property name="geometry">
     <rect>
      <x>730</x>
      <y>180</y>
      <width>20</width>
      <height>51</height>
     </rect>
    </property>
    <property name="orientation">
     <enum>Qt::Vertical</enum>
    </property>
   </widget>
   <widget class="Line" name="line_6">
    <property name="geometry">
     <rect>
      <x>270</x>
      <y>180</y>
      <width>20</width>
      <height>51</height>
     </rect>
    </property>
    <property name="orientation">
     <enum>Qt::Vertical</enum>
    </property>
   </widget>
   <widget class="Line" name="line_7">
    <property name="geometry">
     <rect>
      <x>420</x>
      <y>180</y>
      <width>20</width>
      <height>51</height>
     </rect>
    </property>
    <property name="orientation">
     <enum>Qt::Vertical</enum>
    </property>
   </widget>
   <widget class="Line" name="line_8">
    <property name="geometry">
     <rect>
      <x>350</x>
      <y>150</y>
      <width>16</width>
      <height>81</height>
     </rect>
    </property>
    <property name="orientation">
     <enum>Qt::Vertical</enum>
    </property>
   </widget>
   <widget class="Line" name="line_9">
    <property name="geometry">
     <rect>
      <x>500</x>
      <y>180</y>
      <width>20</width>
      <height>51</height>
     </rect>
    </property>
    <property name="orientation">
     <enum>Qt::Vertical</enum>
    </property>
   </widget>
   <widget class="Line" name="line_10">
    <property name="geometry">
     <rect>
      <x>810</x>
      <y>180</y>
      <width>20</width>
      <height>51</height>
     </rect>
    </property>
    <property name="orientation">
     <enum>Qt::Vertical</enum>
    </property>
   </widget>
   <widget class="Line" name="line_11">
    <property name="geometry">
     <rect>
      <x>890</x>
      <y>150</y>
      <width>20</width>
      <height>81</height>
     </rect>
    </property>
    <property name="orientation">
     <enum>Qt::Vertical</enum>
    </property>
   </widget>
   <widget class="Line" name="line_12">
    <property name="geometry">
     <rect>
      <x>0</x>
      <y>140</y>
      <width>901</width>
      <height>21</height>
     </rect>
    </property>
    <property name="orientation">
     <enum>Qt::Horizontal</enum>
    </property>
   </widget>
   <widget class="Line" name="line_13">
    <property name="geometry">
     <rect>
      <x>110</x>
      <y>150</y>
      <width>20</width>
      <height>81</height>
     </rect>
    </property>
    <property name="orientation">
     <enum>Qt::Vertical</enum>
    </property>
   </widget>
   <widget class="Line" name="line_14">
    <property name="geometry">
     <rect>
      <x>-10</x>
      <y>150</y>
      <width>20</width>
      <height>81</height>
     </rect>
    </property>
    <property name="orientation">
     <enum>Qt::Vertical</enum>
    </property>
   </widget>
  </widget>
  <widget class="QMenuBar" name="menubar">
   <property name="geometry">
    <rect>
     <x>0</x>
     <y>0</y>
     <width>900</width>
     <height>25</height>
    </rect>
   </property>
  </widget>
  <widget class="QStatusBar" name="statusbar"/>
 </widget>
 <tabstops>
  <tabstop>tableWidget</tabstop>
 </tabstops>
 <resources/>
 <connections/>
</ui>
